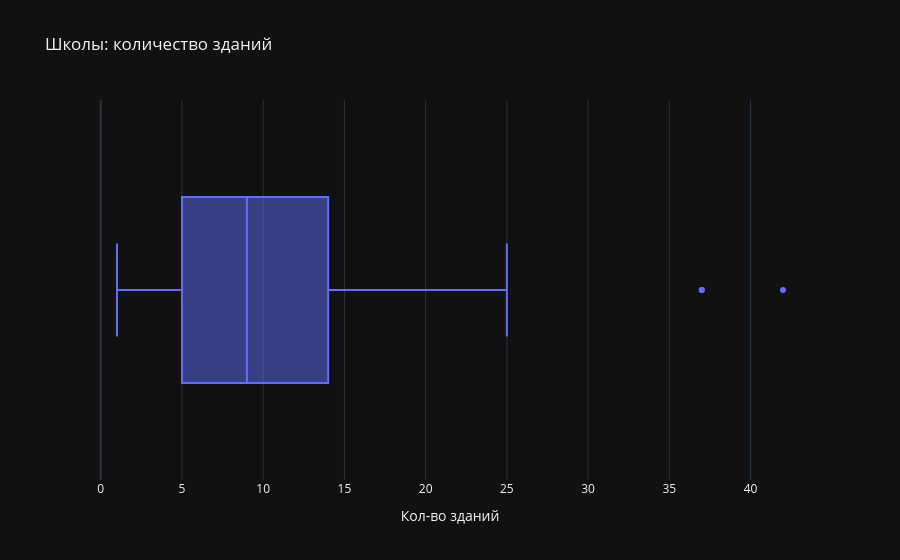
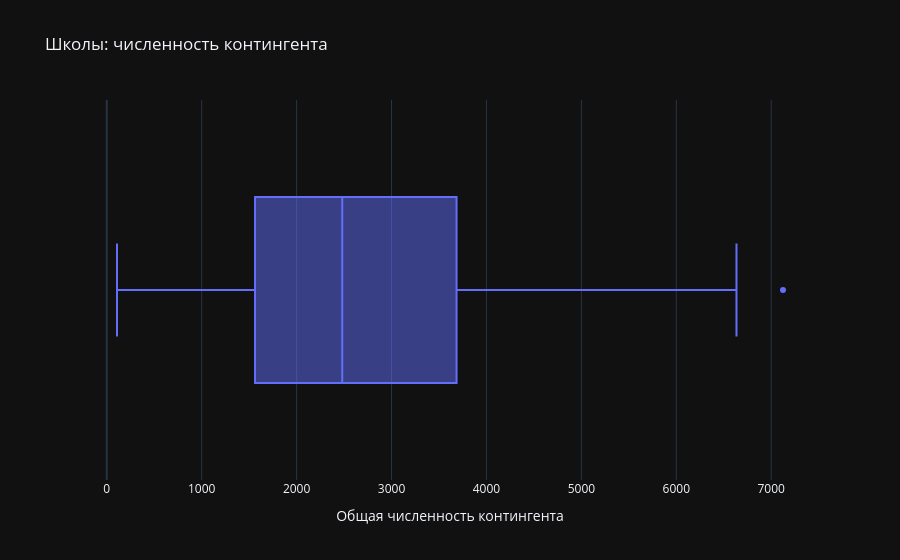

The notebook cell saved with these charts, in order:
### Markdown cell above
### 3.3. Школы - количество зданий и численность контингента

### Code cell
fig = px.box(df_school, x='Кол-во зданий', title='Школы: количество зданий', hover_data=['Школа', 'Округ'])
fig.show()

fig = px.box(df_school, x='Общая численность контингента', title='Школы: численность контингента', hover_data=['Школа', 'Округ'])
fig.show()

### Figure 1 — Plotly figure (JSON) as saved in the notebook; plotly's stock layout.template omitted (floating-point values rounded to 4 significant figures; data arrays with more than 128 entries replaced by an {"elided": "..."} marker saying what was removed)
{"data": [{"alignmentgroup": "True", "customdata": {"elided": "266x2 mixed values"}, "hovertemplate": "Кол-во зданий=%{x}<br>Школа=%{customdata[0]}<br>Округ=%{customdata[1]}<extra></extra>", "legendgroup": "", "marker": {"color": "#636efa"}, "name": "", "notched": false, "offsetgroup": "", "orientation": "h", "showlegend": false, "x": {"elided": "266 int values"}, "x0": " ", "xaxis": "x", "y0": " ", "yaxis": "y", "type": "box"}], "layout": {"xaxis": {"anchor": "y", "domain": [0.0, 1.0], "title": {"text": "Кол-во зданий"}}, "yaxis": {"anchor": "x", "domain": [0.0, 1.0]}, "legend": {"tracegroupgap": 0}, "title": {"text": "Школы: количество зданий"}, "boxmode": "group"}}

### Figure 2 — Plotly figure (JSON) as saved in the notebook; plotly's stock layout.template omitted (floating-point values rounded to 4 significant figures; data arrays with more than 128 entries replaced by an {"elided": "..."} marker saying what was removed)
{"data": [{"alignmentgroup": "True", "customdata": {"elided": "266x2 mixed values"}, "hovertemplate": "Общая численность контингента=%{x}<br>Школа=%{customdata[0]}<br>Округ=%{customdata[1]}<extra></extra>", "legendgroup": "", "marker": {"color": "#636efa"}, "name": "", "notched": false, "offsetgroup": "", "orientation": "h", "showlegend": false, "x": {"elided": "266 int values"}, "x0": " ", "xaxis": "x", "y0": " ", "yaxis": "y", "type": "box"}], "layout": {"xaxis": {"anchor": "y", "domain": [0.0, 1.0], "title": {"text": "Общая численность контингента"}}, "yaxis": {"anchor": "x", "domain": [0.0, 1.0]}, "legend": {"tracegroupgap": 0}, "title": {"text": "Школы: численность контингента"}, "boxmode": "group"}}
